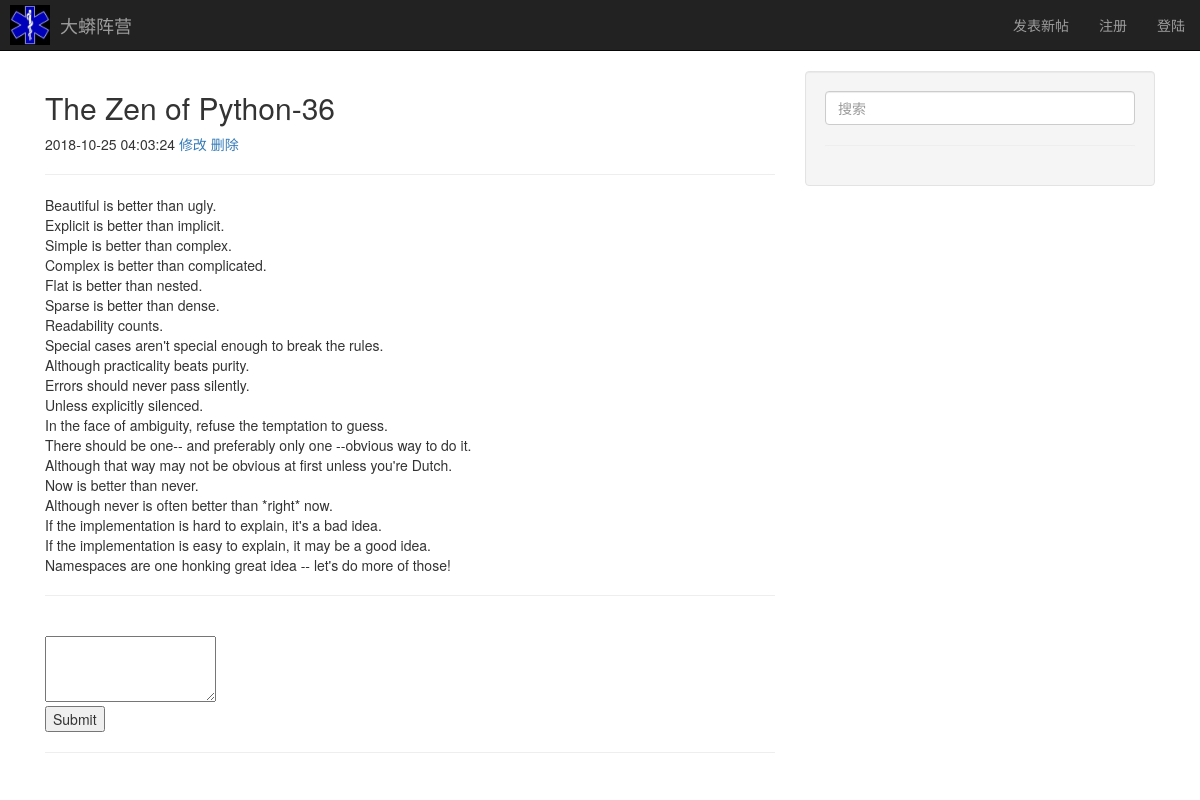
Page /post/read/?post_id=36 on the committed database.
### bbs/models.py (models this page shows)
class Post(models.Model):
    title = models.CharField(max_length=64)
    created = models.DateTimeField(auto_now_add=True)
    content = models.TextField()

### bbs/views.py (the view)
# urls.py: url(r'^post/read/', post_view.read_post),
def read_post(request):
    post_id = int(request.GET.get('post_id'))
    post = Post.objects.get(pk=post_id)
    return render(request, 'read_post.html', {"post":post})

### templates/read_post.html (shortened to what this page needs)
{% extends "base.html" %}
{% block container %}
<h2>{{post.title}}</h2>
<div>
    {{post.created | date:"Y-m-d H:i:s"}}
    {% if request.session.uid == post.uid %}
    <a href="/post/edit/?post_id={{post.id}}">修改</a>
    {% endif %}
    <a href="/post/delete/?post_id={{post.id}}">删除</a>
</div>
<hr>
<p>
    {{post.content | safe | escape | linebreaks}}
</p>
<hr>
<form method="POST" action="/post/comment/">
    <input type="hidden" name="post_id" value="{{post.id}}"><br>
    <textarea name="content" rows="3"></textarea><br>
    <input type="submit" name="发表评论">
</form>
<hr>
{% endblock %}

### rows in the picture
Post: title "The Zen of Python-36", created "2018-10-25 04:03:24", content "Beautiful is better than ugly. Explicit is better than implicit. Simple is better than complex. Complex is better than complicated. Flat is better than nested. Sparse is better than dense. Readability counts. Special cases aren't special enough to break the rules. Although practicality beats purity. Errors should never pass silently. Unless explicitly silenced. In the face of ambiguity, refuse the temptation to guess. There should be one-- and preferably only one --obvious way to do it. Although that way may not be obvious at first unless you're Dutch. Now is better than never. Although never is often better than *right* now. If the implementation is hard to explain, it's a bad idea. If the…"
